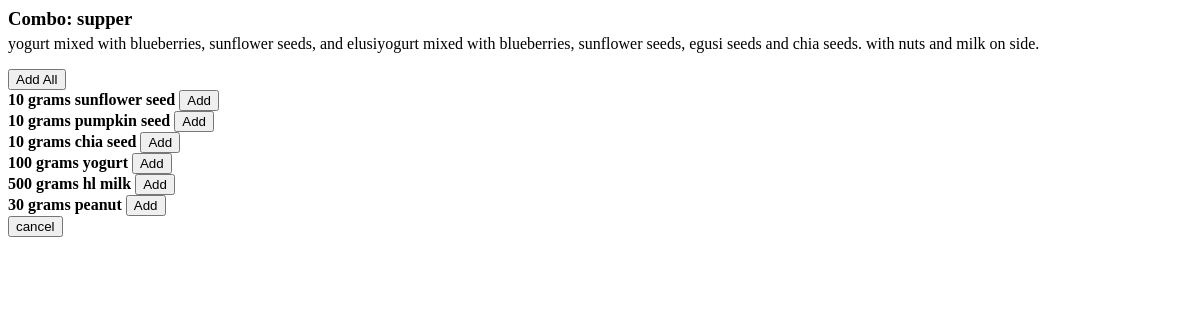
Page /combo_loadForm?id=2 on the earlier database version.
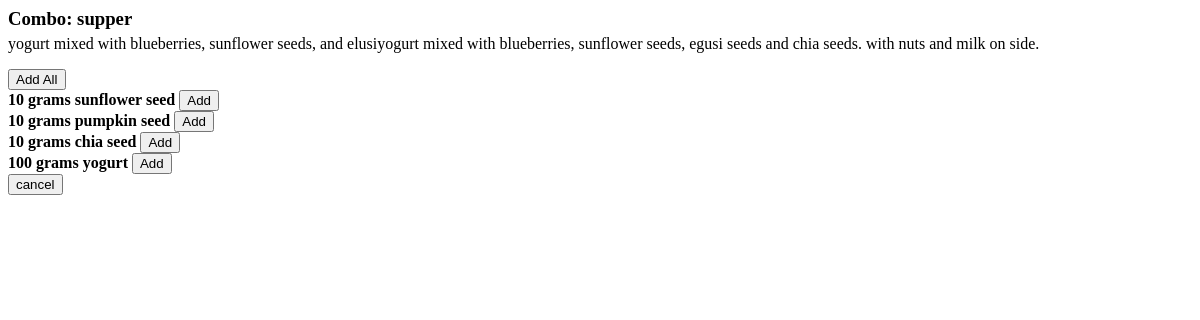
Same page on the later database version.
### tables this page shows
CREATE TABLE combo_to_food (
    combo_id INTEGER NOT NULL,
    food_id INTEGER NOT NULL,
    quantity INTEGER,
    FOREIGN KEY (combo_id) REFERENCES combo(id),
    FOREIGN KEY (food_id) REFERENCES food(id)
);

CREATE TABLE food (
    id INTEGER PRIMARY KEY AUTOINCREMENT NOT NULL,
    timestamp TEXT NOT NULL,
    user_id INTEGER NOT NULL,
    name TEXT NOT NULL,
    description TEXT,
    price REAL,
    active INTEGER NOT NULL DEFAULT 1,
    FOREIGN KEY (user_id) REFERENCES user(id)
);

### app.py (the view)
@app.route("/combo_loadForm")
def combo_loadForm():
    db = get_db()
    c = db.cursor()
    combo = {}
    id = request.args.get("id")
    raw_information = c.execute(
        """
        SELECT id, name, description FROM combo WHERE id = ?
    """,
        (id,),
    )
    combo = listOfTuplesToListOfDict(raw_information, ["id", "name", "description"])[0]
    raw_food = c.execute(
        """
            SELECT f.id AS id, f.name AS name, ctf.quantity AS quantity, f.description AS description
            FROM food f
            JOIN combo_to_food ctf
            ON f.id = ctf.food_id
            WHERE ctf.combo_id = ?;
        """,
        (combo["id"],),
    )
    combo["foods"] = listOfTuplesToListOfDict(
        raw_food, ["id", "name", "quantity", "description"]
    )
    db.close()
    return render_template(
        "combo_form.html",
        combo=combo,
        foodForm_id=request.args.get("foodForm_id"),
    )

### app.py (called while the page is built)
@app.teardown_appcontext
def close_connectioncall(exception):
    close_connection(exception)

### scripts/helpers.py (called while the page is built)
def get_db():
    db = getattr(g, "_database", None)
    if db is None:
        db = g._database = sqlite3.connect(DATABASE)
    return db

def close_connection(exception):
    db = getattr(g, "_database", None)
    if db is not None:
        db.close()

def listOfTuplesToListOfDict(listOfTuples, listOfKeys):
    list = []
    for tuple in listOfTuples:
        list.append(tupleToDict(tuple, listOfKeys))
    return list

def tupleToDict(tuple, listOfKeys):
    dict = {}
    for key, item in zip(listOfKeys, tuple):
        dict[key] = item
    return dict

### templates/combo_form.html (shortened to what this page needs)
<div id="{{combo.id}} Combo">
	<div class="greyBox">
		<h3 style="margin-bottom: 5px" class="marginTop5">Combo: {{combo.name}}</h3>
		<p style="margin-top: 0px">{{combo.description}}</p>
		<input
			type="button"
			onclick="comboForm_addAll('{{foodForm_id}}', 'hiddenComboContainer{{foodForm_id}}{{combo.id}}')"
			value="Add All"
		/>
		{% for food in combo.foods %}
		<div id="food{{combo.id}}{{food.id}}{{food.quantity}}{{loop.index}}">
			<b>{{food.quantity}} grams {{food.name}}</b>
			<input
				type="button"
				onclick="comboForm_add('{{foodForm_id}}','{{food.id}}','{{food.name}}','{{food.quantity}}')"
				value="Add"
			/>
		</div>
		{% endfor %}
		<input
			type="button"
			class="width50"
			onclick="this.parentElement.parentElement.remove()"
			value="cancel"
		/>
	</div>
</div>

Differences in the rows shown:
no longer on this page (row edited): combo_to_food: quantity "500", name "hl milk"
no longer on this page (row edited): combo_to_food: quantity "30", name "peanut"
